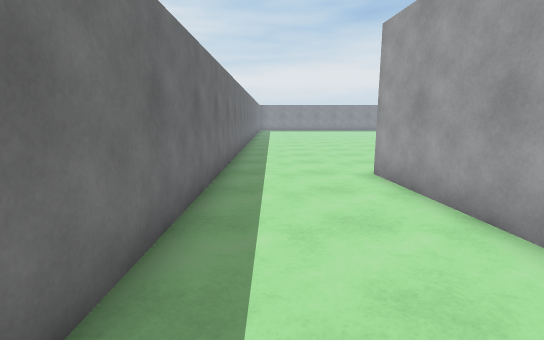
view 1 (above)

14 first-person views from a walk through a 3-D level made in the Unity game engine. The camera is 1.5 m above the floor, tilts 10° down and sees 85° across. The floor is counted in squares, 1 m on a side. Each view is taken from the middle of a square. On the plan, view 1 faces up. The plan holds only what a view shows up to about 15 squares ahead; the rest is blank. The place goes on beyond the plan. Some animated figures are not drawn.

view 2
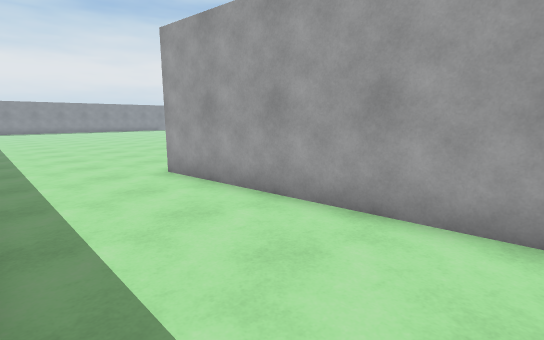

view 3
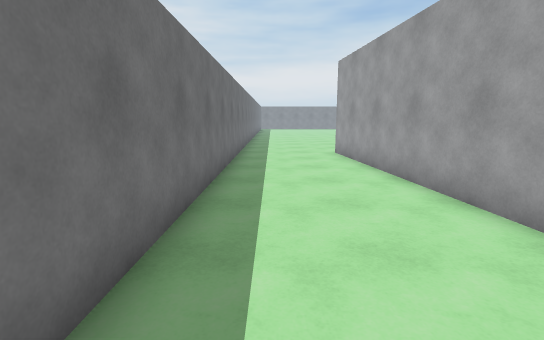

view 4
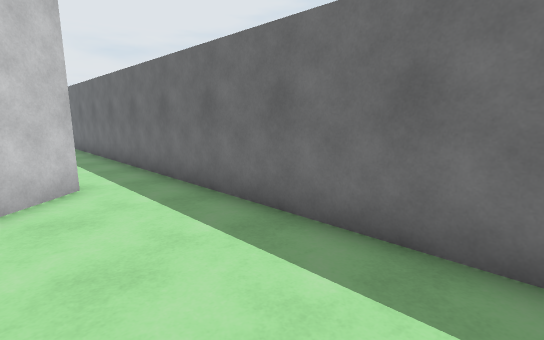

view 5
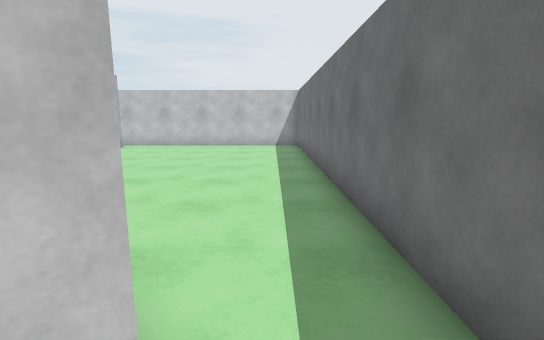

view 6
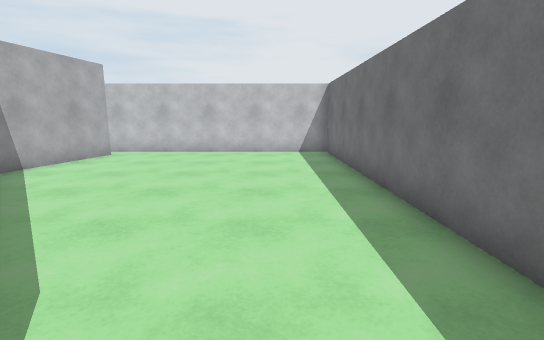

view 7
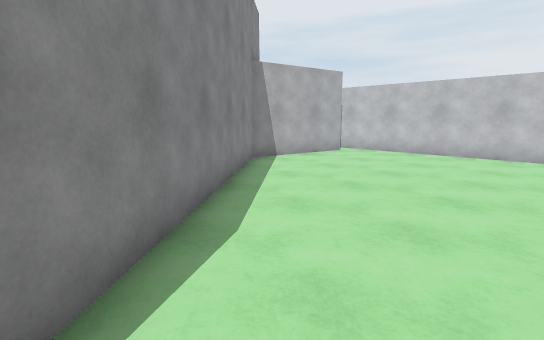

view 8
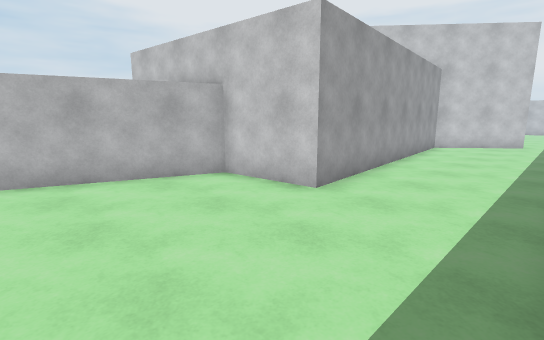

view 9
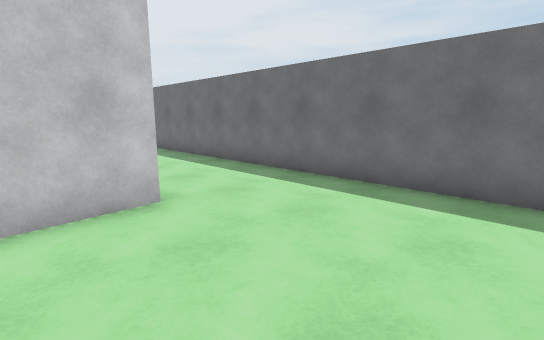

view 10
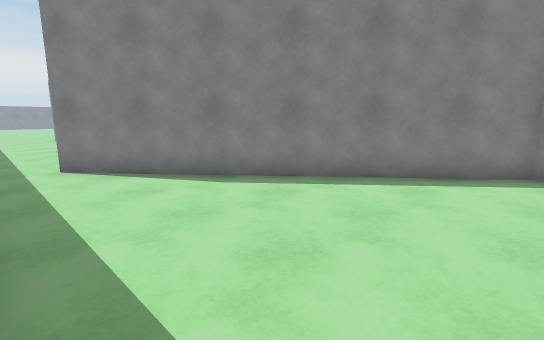

view 11
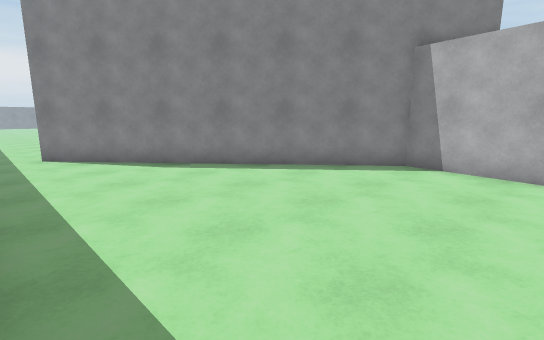

view 12
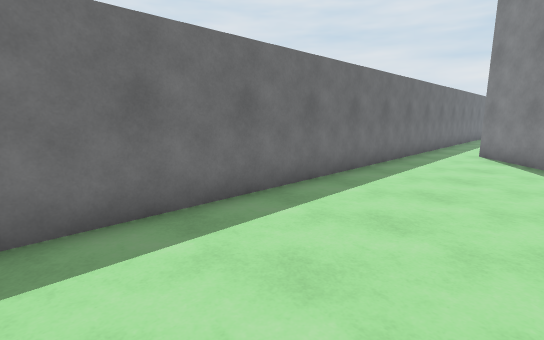

view 13
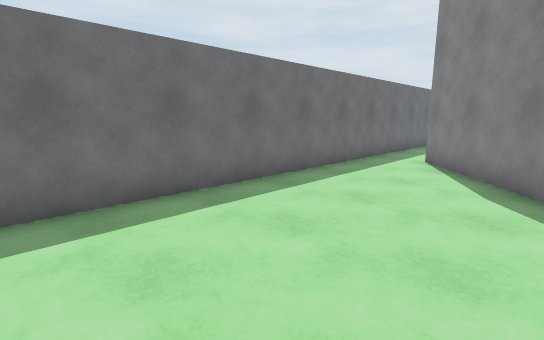

view 14
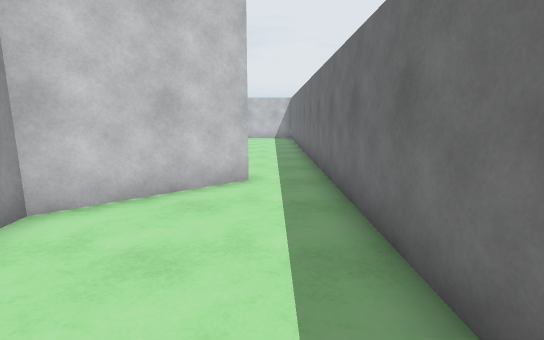

### Floor plan
Points are (right, up) in squares from view 1. A wall is a line through its corners. A room is listed if a view was taken in it or the views show most of it. See-through windows are left out.
Room 1 (views 1, 2, 4, 8, 9, 14)
walls: (-1.4, 13.5) (-1.4, -4.5); (3.7, -2.4) (2.8, 7.9) (5.7, 8.2) (7.3, 12.8)
ways out: opening at (1, -4) to room 2
Room 2 (views 3, 5, 6, 7, 10, 11, 12, 13)
walls: (7.6, -20.2) (8.5, -15.5) (0.6, -6.1) (3.8, -3.4) (3.7, -2.4); (-1.4, -4.5) (-1.4, -21.2) (8.2, -21.2)
ways out: opening at (1, -4) to room 1

Where each view was taken, in squares from view 1:
view 1: 0 up, 0 right, facing up
view 2: 0 up, 1 left, facing up-right
view 3: 5 down, 0 right, facing up
view 4: 1 up, 2 right, facing down-left
view 5: 5 down, 0 right, facing down
view 6: 8 down, 1 right, facing down
view 7: 8 down, 0 right, facing down-right
view 8: 13 up, 1 left, facing down-right
view 9: 13 up, 5 right, facing down-left
view 10: 16 down, 1 left, facing up-right
view 11: 19 down, 1 left, facing up-right
view 12: 20 down, 3 right, facing up-left
view 13: 17 down, 4 right, facing up-left
view 14: 1 up, 0 right, facing down
